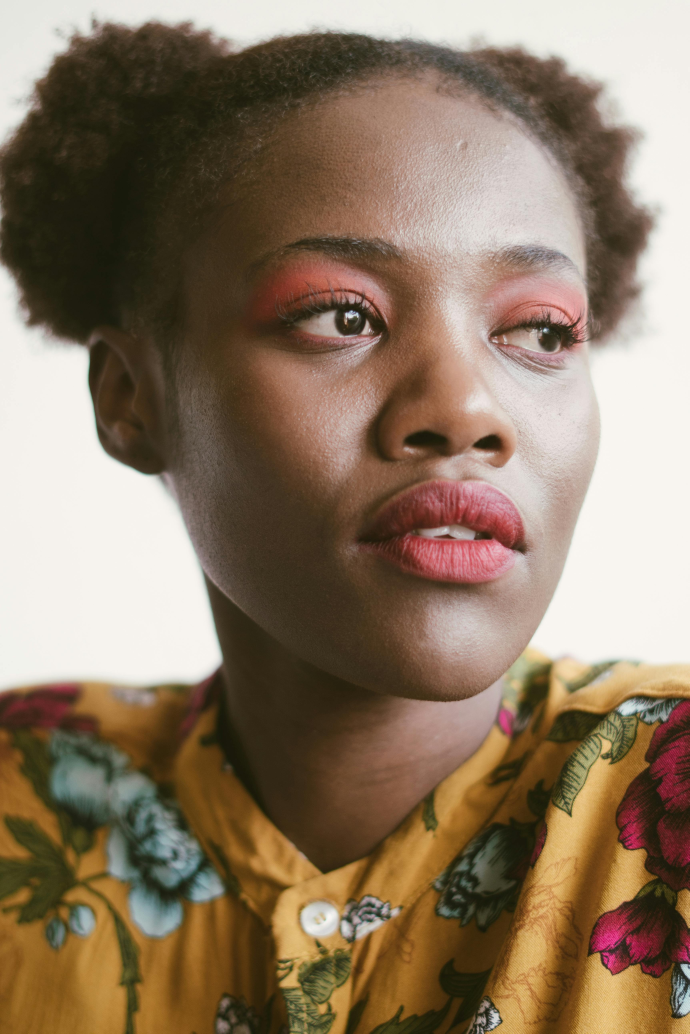
#> input picture python/tests/images/input2.jpg, 3447 x 5168 px (shown at 1/5 size); the run also reads 1 picture not shown here
$ python genetic_tiling.py
#> lines starting #> are read from the running program, lines starting #| are printed output that depends on the picture; after the words box and inside, x2 and y2 are one past the last pixel; in counts of white or black regions, pixels touching at a corner belong together
import cv2
import numpy as np
import math
import glob
import matplotlib.pyplot as plt
import matplotlib.gridspec as gridspec
import random

# Configuration parameters for the script
INPUT_PATH        = 'images/input2.jpg'       # Path to the input color image
TILE_GLOB         = 'tiles/*.png'             # Glob pattern to load all tile PNG files
SCALES            = [152, 76, 38]             # Tile sizes (px) for large→small
TARGET_SIZE       = (1064, 1824)              # Output mosaic dimensions (width, height)
MAX_ITERS         = 30000                     # Number of genetic iterations
DISPLAY_EVERY     = 500                       # How often (iterations) to update display
POSTERIZE_THRESH  = 128                       # Threshold for converting grayscale→BW
MASK_BLUR_K       = 201                       # Kernel size for Gaussian blur on mask
MASK_BOOST_ALPHA  = 1.5                       # Contrast boost for detail mask whites
SCALE_THRESHOLDS  = [80, 180]                 # Detail mask mean thresholds for medium/large bins
OVERLAY_ALPHA_MOS = 0.70                      # Opacity of mosaic in overlay
OVERLAY_ALPHA_REF = 0.40                      # Opacity of posterised reference in overlay

# 1. Load and crop the source image, preserving aspect ratio
src_color = cv2.imread(INPUT_PATH, cv2.IMREAD_COLOR)
#> src_color is the input picture: shape (5168, 3447, 3); mean B, G, R 98.4, 119.7, 139.7
if src_color is None:
	raise FileNotFoundError(f"Cannot load {INPUT_PATH}")
h_src, w_src = src_color.shape[:2]
#> h_src = 5168; w_src = 3447
# Compute scaling to cover the target size
scale_f = max(TARGET_SIZE[0] / w_src, TARGET_SIZE[1] / h_src)
#> scale_f = 0.353
# Resize and center-crop to exactly TARGET_SIZE
resized = cv2.resize(src_color, (int(w_src*scale_f), int(h_src*scale_f)))
x0 = (resized.shape[1] - TARGET_SIZE[0]) // 2
#> x0 = 76
y0 = (resized.shape[0] - TARGET_SIZE[1]) // 2
#> y0 = 0
target_color = resized[y0:y0+TARGET_SIZE[1], x0:x0+TARGET_SIZE[0]]

# Convert to grayscale and then threshold to a black-and-white posterised image
gray_ref = cv2.cvtColor(target_color, cv2.COLOR_BGR2GRAY)
_, posterised = cv2.threshold(gray_ref, POSTERIZE_THRESH, 255, cv2.THRESH_BINARY)
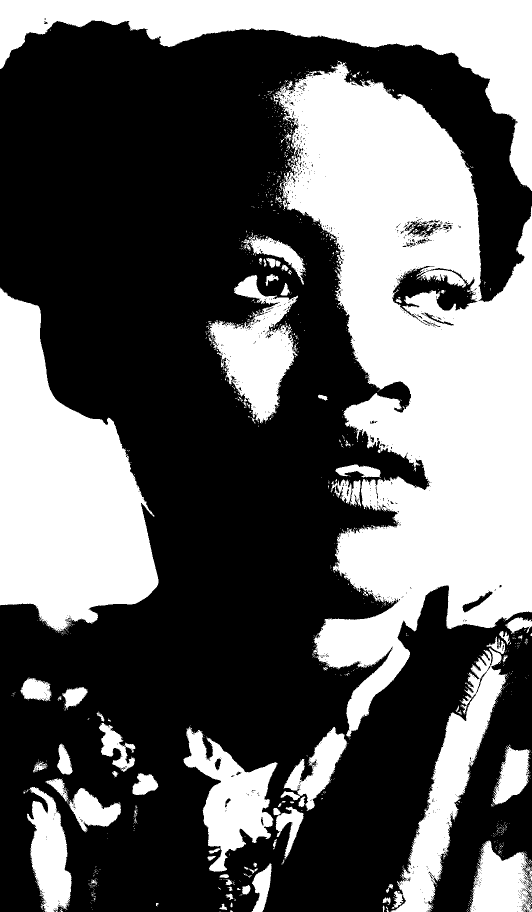
#> posterised: shape (1824, 1064) (shown at 1/2 size); 38.6% white; 1282 white regions (1189 under 20 px), largest, box (x1, y1, x2, y2) and area: (547, 121, 1064, 1475) 360661, (0, 575, 317, 1266) 131563, (0, 0, 1064, 382) 101532

# 2. Generate a detail mask by edge detection + blur + contrast boost
edges = cv2.Canny(posterised, 100, 200)                       # Detect edges in the BW image
#> edges: shape (1824, 1064); 2% white in thin lines or dots
blur = cv2.GaussianBlur(edges, (MASK_BLUR_K, MASK_BLUR_K), 0)  # Smooth edges into regions
mask = cv2.normalize(blur, None, 0, 255, cv2.NORM_MINMAX).astype(np.uint8)
detail_mask = cv2.convertScaleAbs(mask, alpha=MASK_BOOST_ALPHA, beta=0)  # Boost bright areas
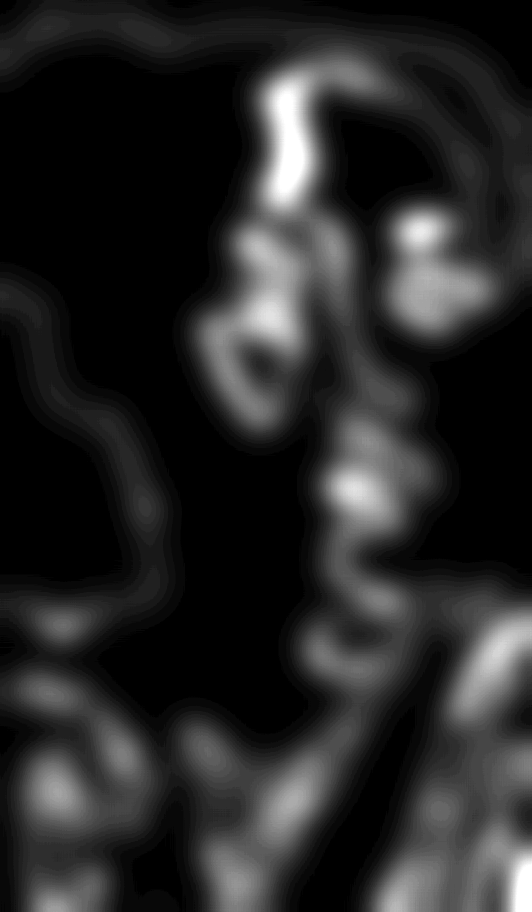
#> detail_mask: shape (1824, 1064) (shown at 1/2 size); min 0, max 255, mean 39.6

# 3. Load all tile PNGs, composite on white, convert to BW, and build rotations
tiles = []
for path in glob.glob(TILE_GLOB):
	img = cv2.imread(path, cv2.IMREAD_UNCHANGED)
	if img is None:
		continue
	# Ensure image has RGBA channels
	if img.ndim == 2:
		b = g = r = img
		a = np.full_like(img, 255)
		img = cv2.merge([b, g, r, a])
	elif img.shape[2] == 3:
		b, g, r = cv2.split(img)
#> b: shape (50, 50); every value is 0
		a = np.full_like(b, 255)
		img = cv2.merge([b, g, r, a])
#> img: shape (50, 50, 4)
	# Composite tile onto white background according to alpha
	rgb = img[:, :, :3].astype(float)
#> rgb: shape (50, 50, 3) float64; every value is 0
	alpha = img[:, :, 3:4].astype(float) / 255.0
#> alpha: shape (50, 50, 1) float64; every value is 1
	comp = (rgb * alpha + 255 * (1 - alpha)).astype(np.uint8)
	# Convert to BW tile
	gray_t = cv2.cvtColor(comp, cv2.COLOR_BGR2GRAY)
	_, bw = cv2.threshold(gray_t, POSTERIZE_THRESH, 255, cv2.THRESH_BINARY)
	tiles.append(bw)
# Build all rotation variants for each BW tile
tile_variants = []
for bw in tiles:
	for angle in (0, 90, 180, 270):
		M = cv2.getRotationMatrix2D((bw.shape[1]/2, bw.shape[0]/2), angle, 1)
		rot = cv2.warpAffine(bw, M, (bw.shape[1], bw.shape[0]), borderMode=cv2.BORDER_CONSTANT, borderValue=255)
		tile_variants.append(rot)
#> this loop made 2 passes
#> after the loop, tile_variants = 8 items
num_variants = len(tile_variants)
#> num_variants = 8
console_logs = [f"Loaded {num_variants} tile variants."]
#> console_logs = ['Loaded 8 tile variants.']

# 4. Determine which grid cells use which tile scale based on mask brightness
regions = []  # list of (row, col, scale)
for scale in SCALES:
	gh = math.ceil(TARGET_SIZE[1] / scale)
	gw = math.ceil(TARGET_SIZE[0] / scale)
	for i in range(gh):
		for j in range(gw):
			y1, x1 = i*scale, j*scale
			y2, x2 = min(y1+scale, TARGET_SIZE[1]), min(x1+scale, TARGET_SIZE[0])
			mval = detail_mask[y1:y2, x1:x2].mean()             # average mask brightness
			# choose scale bin based on brightness thresholds
			if mval >= SCALE_THRESHOLDS[1]: chosen = SCALES[-1]
			elif mval >= SCALE_THRESHOLDS[0]: chosen = SCALES[1]
			else: chosen = SCALES[0]
			# if this cell's scale matches the chosen scale, include region
			if chosen == scale:
				regions.append((i, j, scale))
#> after the loop, regions = 153 items, first 6: (0, 0, 152), (0, 1, 152), (0, 2, 152), (0, 3, 152), (0, 4, 152), (0, 5, 152)
# 5. Initialize genome: random variant index for each region
genome = [random.randrange(num_variants) for _ in regions]
#> genome = 153 values, max 7 at index 4, min 0 at index 2, mean 3.27

# Helper to render a variant at given scale
def render_variant(idx, scale):
	var = tile_variants[idx]
	return cv2.resize(var, (scale, scale), interpolation=cv2.INTER_AREA)

# 6. Render initial mosaic and compute initial error
mosaic = np.ones_like(posterised) * 255
for (i, j, s), vidx in zip(regions, genome):
	mosaic[i*s:(i+1)*s, j*s:(j+1)*s] = render_variant(vidx, s)
#> this loop made 153 passes
#> (i, j, vidx) on passes 2 to 4: (0, 1, 6), (0, 2, 0), (0, 3, 4)
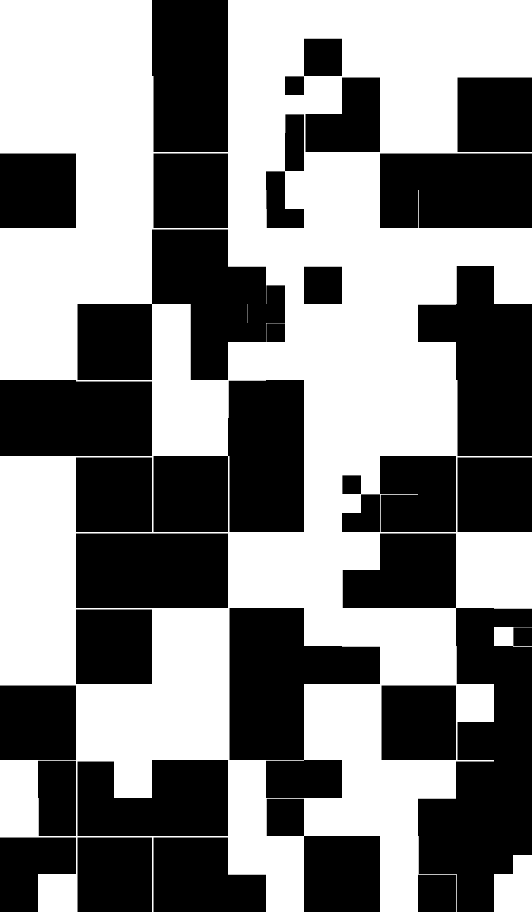
#> mosaic: shape (1824, 1064) (shown at 1/2 size); min 0, max 255, mean 128.3
best_score = np.mean((mosaic.astype(float) - posterised.astype(float))**2)
#> best_score = 31331.7
console_logs.append(f"Initial MSE: {best_score:.2f}")
console_logs.append(f"Distinct variants used: {len(set(genome))}")

# 7. Interactive display: mosaic+posterised overlay, mask, logs
plt.ion()
fig, (ax_l, ax_mask, ax_log) = plt.subplots(1, 3, figsize=(14, 6), gridspec_kw={'width_ratios':[4,1,1]})
for ax in (ax_l, ax_mask, ax_log): ax.axis('off')
# show overlay with configured opacities
overlay = cv2.addWeighted(mosaic, OVERLAY_ALPHA_MOS, posterised, OVERLAY_ALPHA_REF, 0)
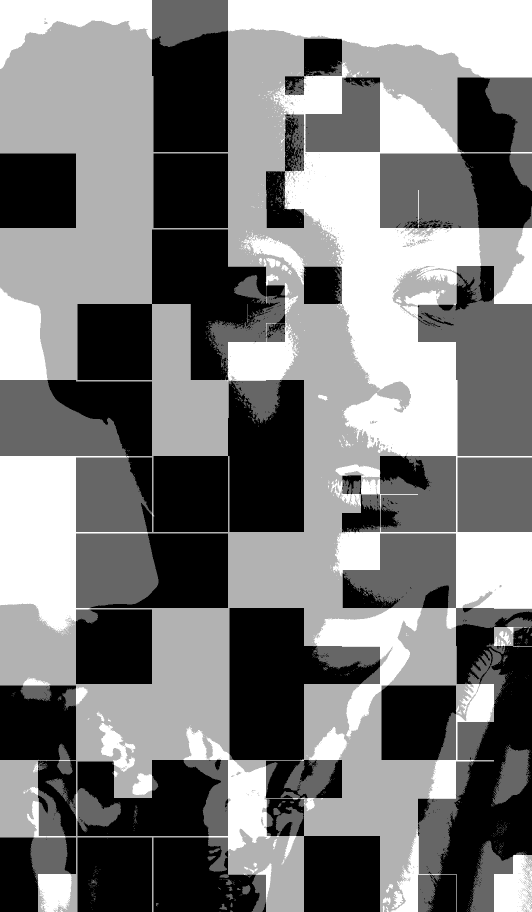
#> overlay: shape (1824, 1064) (shown at 1/2 size); min 0, max 255, mean 123.9
im_l = ax_l.imshow(overlay, cmap='gray', vmin=0, vmax=255)
ax_mask.imshow(detail_mask, cmap='gray'); ax_mask.set_title('Detail Mask')
text = ax_log.text(0,1,'\n'.join(console_logs[-10:]), va='top', family='monospace')
ax_log.set_title('Logs')
plt.show()

# 8. Genetic mutation loop: propose & accept local variant swaps
for it in range(1, MAX_ITERS+1):
	idx = random.randrange(len(regions))
	old_vid = genome[idx]
	new_vid = random.randrange(num_variants)
	if new_vid != old_vid:
		i,j,s = regions[idx]
		y1, x1 = i*s, j*s
		y2, x2 = min(y1+s, TARGET_SIZE[1]), min(x1+s, TARGET_SIZE[0])
		old_patch = mosaic[y1:y2, x1:x2]
		new_patch = render_variant(new_vid, s)
		ref = posterised[y1:y2, x1:x2]
		err_old = np.mean((old_patch.astype(float)-ref.astype(float))**2)
		err_new = np.mean((new_patch.astype(float)-ref.astype(float))**2)
		if err_new < err_old:
			genome[idx] = new_vid
			mosaic[y1:y2, x1:x2] = new_patch
			best_score += (err_new - err_old)
	# Update display periodically
	if it % DISPLAY_EVERY == 0 or it == 1:
		overlay = cv2.addWeighted(mosaic, OVERLAY_ALPHA_MOS, posterised, OVERLAY_ALPHA_REF, 0)
		im_l.set_data(overlay)
		text.set_text('\n'.join(console_logs[-10:]+[f"Iter {it}/{MAX_ITERS}, MSE {best_score:.2f}"]))
		fig.canvas.draw_idle(); plt.pause(0.01)
#> this loop made 30000 passes
#> (idx, old_vid, new_vid, i, j, s, y1, x1) on passes 1, 7, 13, 15, 22, 28, 34, 39, 42, 44, 48, 51: (91, 1, 6, 8, 11, 76, 608, 836), (34, 7, 3, 5, 4, 152, 760, 608), (0, 6, 3, 0, 0, 152, 0, 0), (61, 2, 3, 9, 5, 152, 1368, 760), (66, 7, 2, 10, 5, 152, 1520, 760), (106, 1, 3, 17, 13, 76, 1292, 988), (0, 3, 1, 0, 0, 152, 0, 0), (101, 0, 1, 16, 12, 76, 1216, 912), (65, 4, 2, 10, 4, 152, 1520, 608), (29, 0, 2, 4, 6, 152, 608, 912), (142, 2, 5, 17, 14, 38, 646, 532), (111, 0, 5, 20, 8, 76, 1520, 608)
#> (idx, old_vid, new_vid, i, j, s, y1, x1) on passes 2, 3, 4, 5, 6, 8: (64, 0, 2, 10, 2, 152, 1520, 304), (143, 2, 0, 25, 18, 38, 950, 684), (117, 3, 1, 22, 11, 76, 1672, 836), (85, 7, 0, 7, 10, 76, 532, 760), (139, 2, 4, 15, 14, 38, 570, 532), (123, 1, 5, 23, 11, 76, 1748, 836)
#> pass 1, `ref = posterised[y1:y2, x1:x2]`:
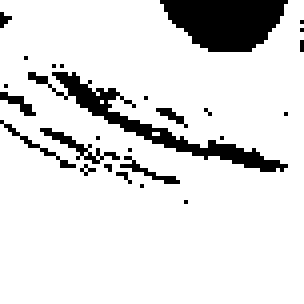
#> ref: shape (76, 76) (shown 4 times larger); 87.5% white; 26 black regions (20 under 20 px), largest, box (x1, y1, x2, y2) and area: (40, 0, 72, 13) 305, (7, 18, 72, 43) 252, (10, 32, 30, 41) 41, (0, 30, 19, 42) 26, (30, 39, 45, 46) 25, (0, 23, 9, 29) 21
#> after the loop:
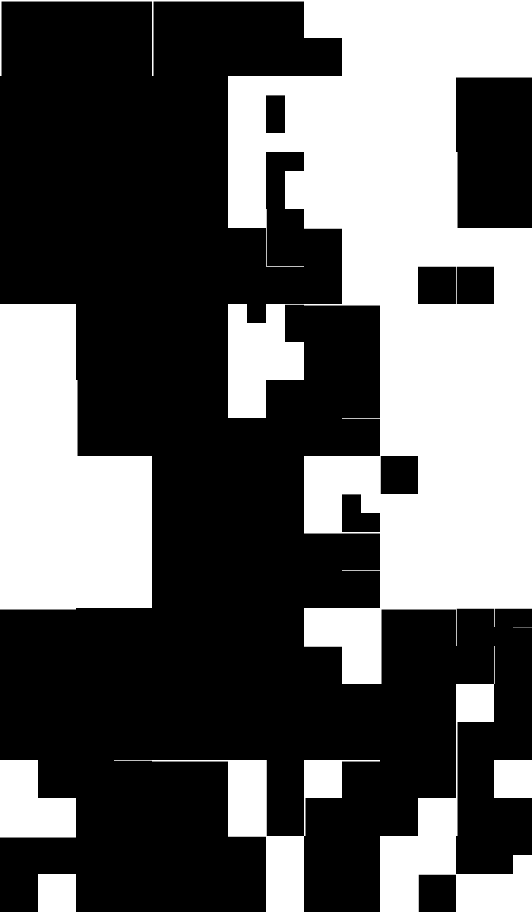
#> mosaic: shape (1824, 1064) (shown at 1/2 size); min 0, max 255, mean 95.4
#> after the loop:
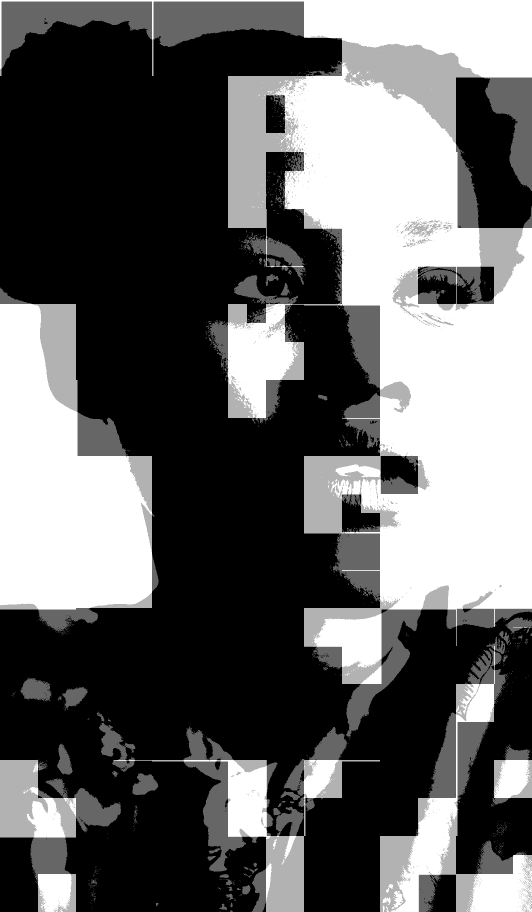
#> overlay: shape (1824, 1064) (shown at 1/2 size); min 0, max 255, mean 98.8

plt.ioff(); plt.show()
